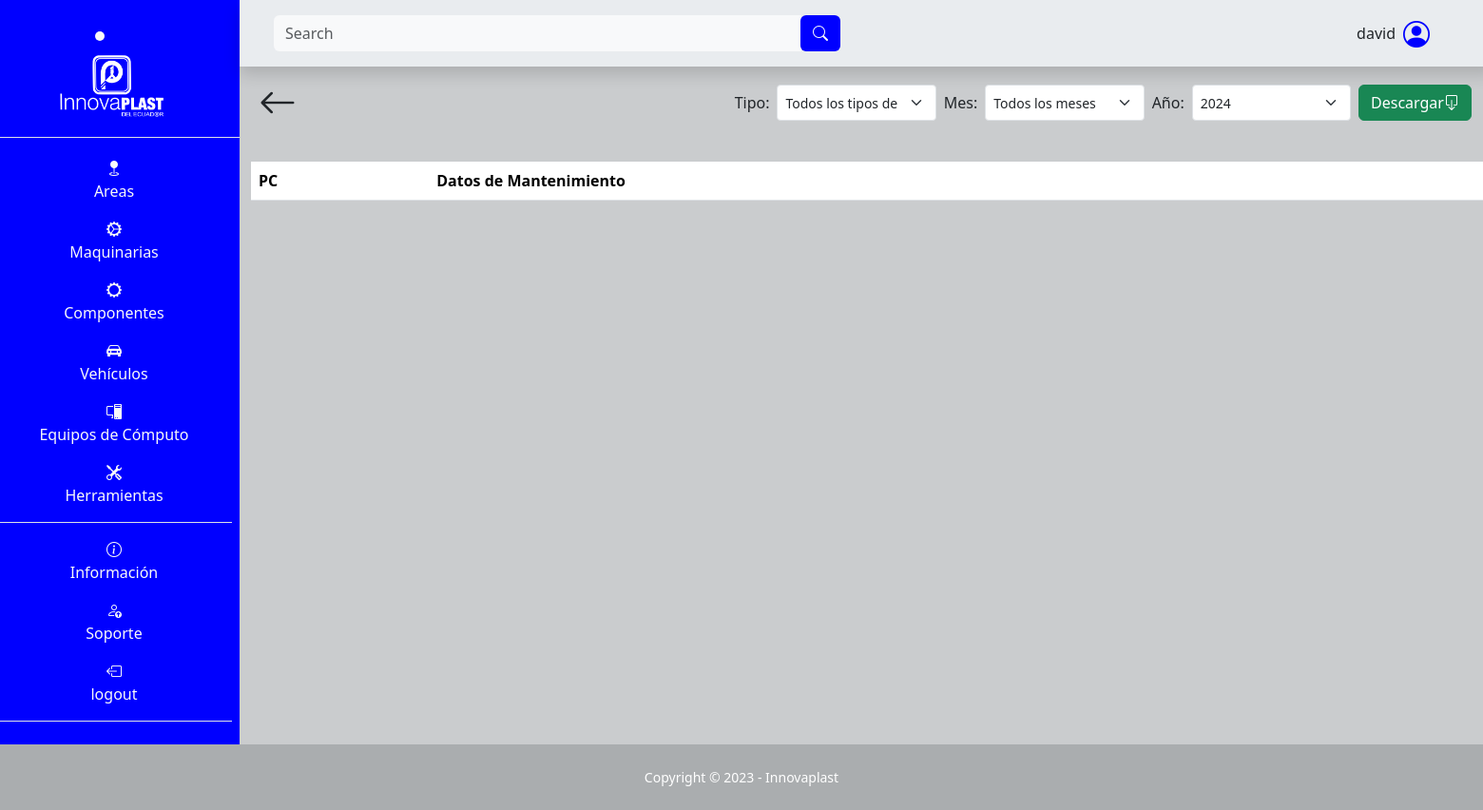
The app's page /pc/tabla/ (signed in), older data.
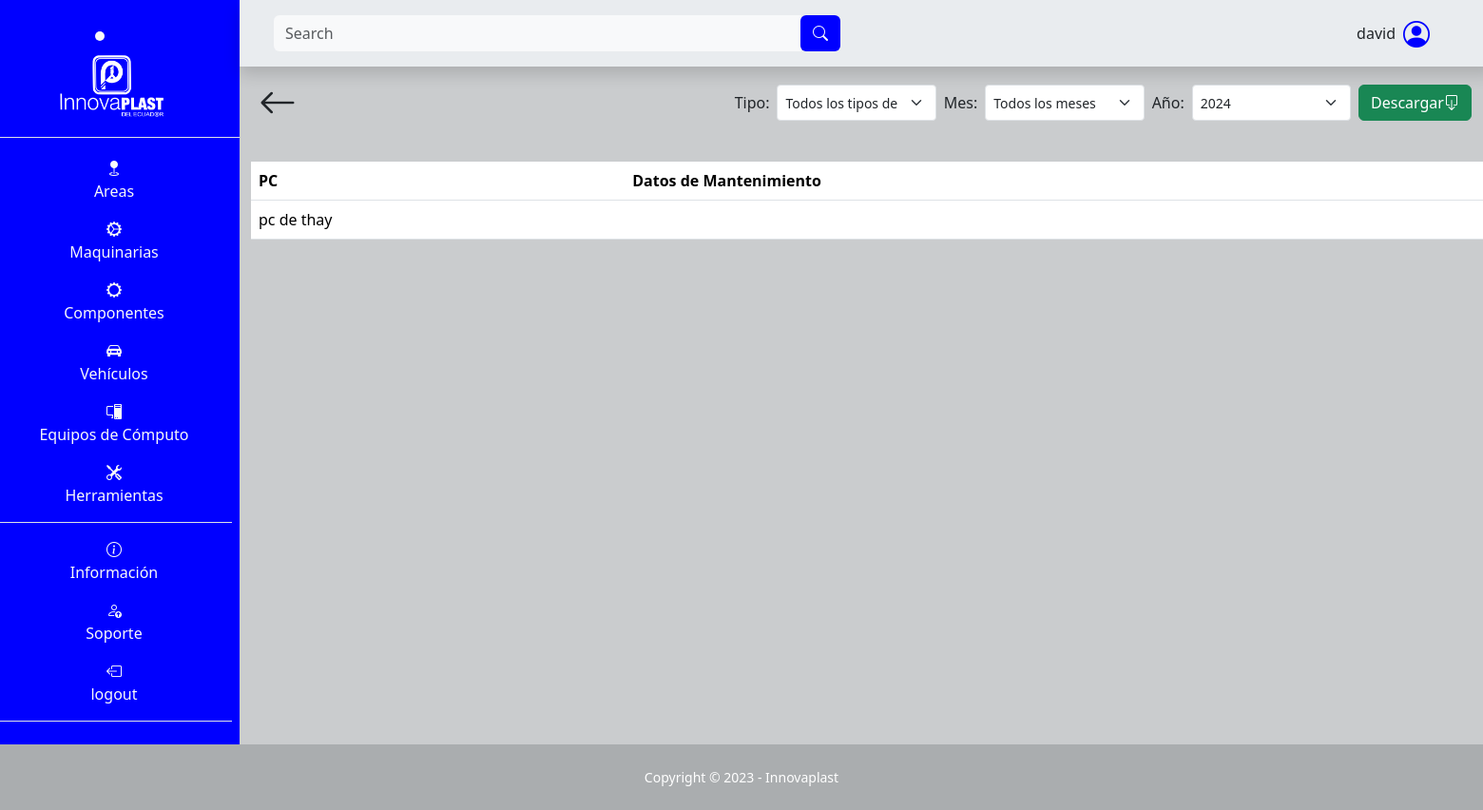
The same page, newer data.
### SGE_pc/models.py (models this page shows, shortened)
class PC(models.Model):
    nombre = models.CharField(max_length=100, null=False, blank=False)
    modelo = models.CharField(max_length=100, null=False, blank=False)
    número_de_inventario = models.CharField(max_length=100, blank=False, null=False)
    encargado = models.CharField(max_length=100, blank=False, null=False)
    teléfono_encargado = models.CharField(max_length=100, blank=False, null=False)
    descripción = models.TextField(max_length=500, null=False, blank=False)
    ubicación = models.CharField(max_length=100, null=False, blank=False)
    costo_de_adquisición = models.IntegerField(blank=False, null=False)
    fecha_de_adquisición = models.DateField(default=date.today, blank=False, null=False)
    fecha_de_retirada = models.DateField(default=date.today, blank=False, null=False)
    estado = models.CharField(max_length=100, null=False, blank=False)
    garantía = models.CharField(max_length=100, null=False, blank=False)
    software_instalado = models.CharField(max_length=100, null=False, blank=False)
    fecha_ultimo_mantenimiento = models.DateField(default=date.today, blank=False, null=False)
    intervalo_mantenimiento = models.IntegerField(blank=False, null=False)
    image = models.ImageField(upload_to="pc/image", null=False, blank=False)

### SGE_pc/views.py (the view)
# urls.py: path('tabla/', views.tabla_mantenimientos, name="area_tabla_mantenimientos"),
@login_required
def tabla_mantenimientos(request):
    pcs = PC.objects.all()
    tipos_mantenimiento = TipoMantenimientoPC.objects.all()
    for pc in pcs:
        pc.mantenimientos = pc.mantenimientopc_set.all().order_by('-fecha', '-hora')
    context = {
        'pcs': pcs,
        'tipos_mantenimiento': tipos_mantenimiento,
    }
    return render(request, 'SGE_pc/tablas.html', context)

### templates/SGE_pc/tablas.html (shortened to what this page needs)
{% extends "layout/base.html" %}
{% block 'search' %}
<form class="d-flex form-inline mr-auto ml-md-3 my-2 my-md-0 ms-3 me-3 mw-100 navbar-search" role="search" action="" method='GET'>
    <div class="input-group">
        <input class="form-control bg-light border-0 small" id="search-input" name="search" type="search" placeholder="Search" aria-label="Search">
        <div class="input-group-append">
            <button class="btn barra text-light" type="submit">
                <i class="bi bi-search"></i>
            </button>
        </div>
    </div>
</form>
{% endblock 'search' %}
{% block 'content' %}
<div class="container">
    <div class="d-flex p-2 justify-content-between">
        <a class="text-decoration-none text-dark" href="{% url "pc" %}">
            <i class="bi bi-arrow-left fs-1"></i>
        </a>
        <form class="d-flex mt-auto mb-auto" action="{% url 'generar_documento_mantenimientos_general_pc' %}" method="get" style="max-height: 50px; min-width: 600px;">
          <label class="mt-auto mb-auto m-1" for="tipo_mantenimiento">Tipo:</label>
            <select class="form-select form-select-sm m-1" name="tipo_mantenimiento" id="tipo_mantenimiento">
                <option value="">Todos los tipos de mantenimiento</option>
            </select>
          <label class="mt-auto mb-auto m-1" for="mes">Mes:</label>
          <select class="form-select form-select-sm m-1" name="mes" id="mes">
            <option value="">Todos los meses</option>
          </select>
          <label class="mt-auto mb-auto m-1" for="anio">Año:</label>
          <select class="form-select form-select-sm m-1" name="anio" id="anio">
              <option value="2024">2024</option>
          </select>
          <button type="submit" value="Submit" class="btn btn-success d-flex m-1">Descargar  <i class="bi bi-box-arrow-down mt-auto mb-auto"></i></button>
        </form>
    </div>
    <table class="table mt-4">
      <tr>
        <th>PC</th>
        <th>Datos de Mantenimiento</th>
      </tr>
      {% for pc in pcs %}
      <tr>
        <td>{{ pc.nombre }}</td>
        <td>
        </td>
      </tr>
      {% endfor %}
    </table>
</div>
{% endblock %}

Row changes from the older to the newer data that the page shows:
added PC: nombre "pc de thay"
